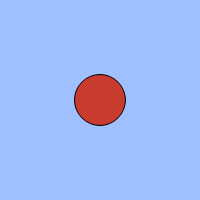
Frame 1 (no input)
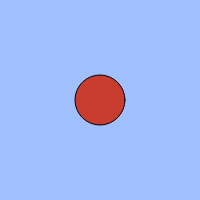
Frame 60 (no input)
Frame 120 (the mouse pressed at the canvas centre since frame 60): identical to frame 60, image omitted

The p5.js sketch that drew these frames (run headless with seeded random() and noise() and a simulated clock; from frame 60 on, the mouse is pressed at the canvas centre):

// p5.js sketch
// ── sketch.js
// 練習問題「心臓の鼓動のように大きくなったり小さくなったりする円」
let count;
let cycle;

function setup(){
  createCanvas(200, 200);
  count = 0;
  cycle = 60;
}

function draw(){
  background(160, 192, 255);
  count = (count + 1) % cycle;
  // BLANK[1]
  let size;
  size = count + 50;
  // size += 1;
  fill(199,60,46);
  ellipse(width / 2, height / 2, size);
  // size += 100;

  if (size > 160) {
    // size += 50;
    size = 150;
  }
}
